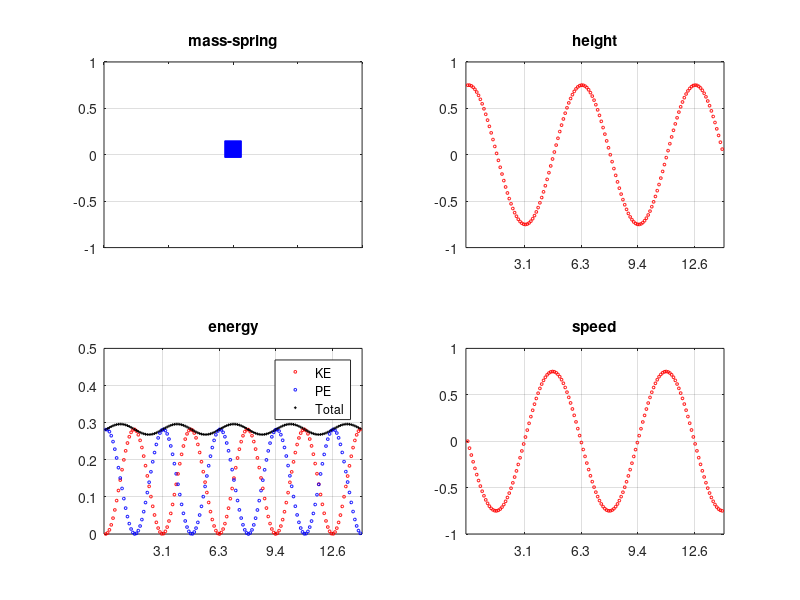

Here is the MATLAB script that generated this plot:
k = 1;  %setting up and definig variables
m = 1;
dt = 0.1; %the dt is too low so if you multiply it the dt then MassSpring4 will speed up
numiterations = 142;
y = 0.75;
v = 0;
damping = 0;
t = 0;
theticks = pi.*[1:4];

figure(gcf) % figure creates figure graphic objects in this case gcf, gcf is used to return the current figure handle and current figure is the window where graphics commands draw their results
clf %clf deletes from the current figure all graphics objects whose handles are not hidden


for nn = 1:numiterations
    subplot(2,2,1); %sublpt that allows for 4 plots to be shown simultaneously
    plot(0,y,'bs','MarkerSize',12,'MarkerFaceColor','b');
    axis([-1 1 -1 1]);
    title('mass-spring');
    set(gca, 'YGrid', 'on', 'XGrid', 'off')
    set(gca,'XTickLabel','')
    
    % fill me in to make a plot of height vs. time in upper-right subplot
    
    subplot(2,2,2); %plot for the uper right corner
    plot(t,y,'or','MarkerSize',2);  %creates a height vs time plot
    axis([-0.1 numiterations*dt -1 1]); %limits the x and y axis that can be viewed
    title('height'); %title plot
    hold on; %hold on retains the current plot and certain axes properties so that subsequent graphing commands add to the existing graph.
    grid on; %display grid on plot
    set(gca,'XTick',theticks);  %sets the axis tick placement for the current figure. gca gets the axis of the current figure 
    set(gca,'xticklabel',round(theticks*10)/10) %sets the axis tick placement for the current figure. gca gets the axis of the current figure
    
    subplot(2,2,4); %another plot in the window
    plot(t,v,'or','MarkerSize',2); %plots time vs velocity
    axis([-0.1 numiterations*dt -1 1]); %limits the axes
    title('speed'); %title the plot
    hold on;
    grid on;
    set(gca,'XTick',theticks); %sets the axis tick placement for the current figure. gca gets the axis of the current figure
    set(gca,'xticklabel',round(theticks*10)/10) %sets the axis tick placement for the current figure. gca gets the axis of the current figure
    
    subplot(2,2,3); %plots another plot in the window
    plot(t,m*v^2/2,'or','MarkerSize',2); axis([-0.1 numiterations*dt 0 0.5]); %plots kinetic energy
    hold on;
    if nn ==1 %if statement to plot energy 
        title('energy');
        axis([-0.1 numiterations*dt 0 0.5]);
        grid on;
        set(gca,'XTick',theticks);
        set(gca,'xticklabel',round(theticks*10)/10)
    end %ends if statement
    plot(t,k*y^2/2,'ob','MarkerSize',2); %plots potential energy
    
    plot(t,k*y^2/2 + m*v^2/2,'+k','MarkerSize',2); axis([-0.1 numiterations*dt 0 0.5]); %plots total energy
    
    drawnow %same as other MassSpring commetns
    
    y = y + v.*dt; %setting up equations to define new y, f, a, v, t as loop goes through new iterations
    f = -k*y;
    a = f/m;
    v = (v + a.*dt)*(1-damping);
    t = t + dt;
end % nn %ends for loop
subplot(2,2,3)
        t1=legend('KE','PE','Total'); %creates a legend for the sublot(2,2,3) which helps identify KE, PE, Totla
        set(t1,'FontSize',9);%,'DataAspectRatio',[0.5 1 1]) %sets font of the legends

